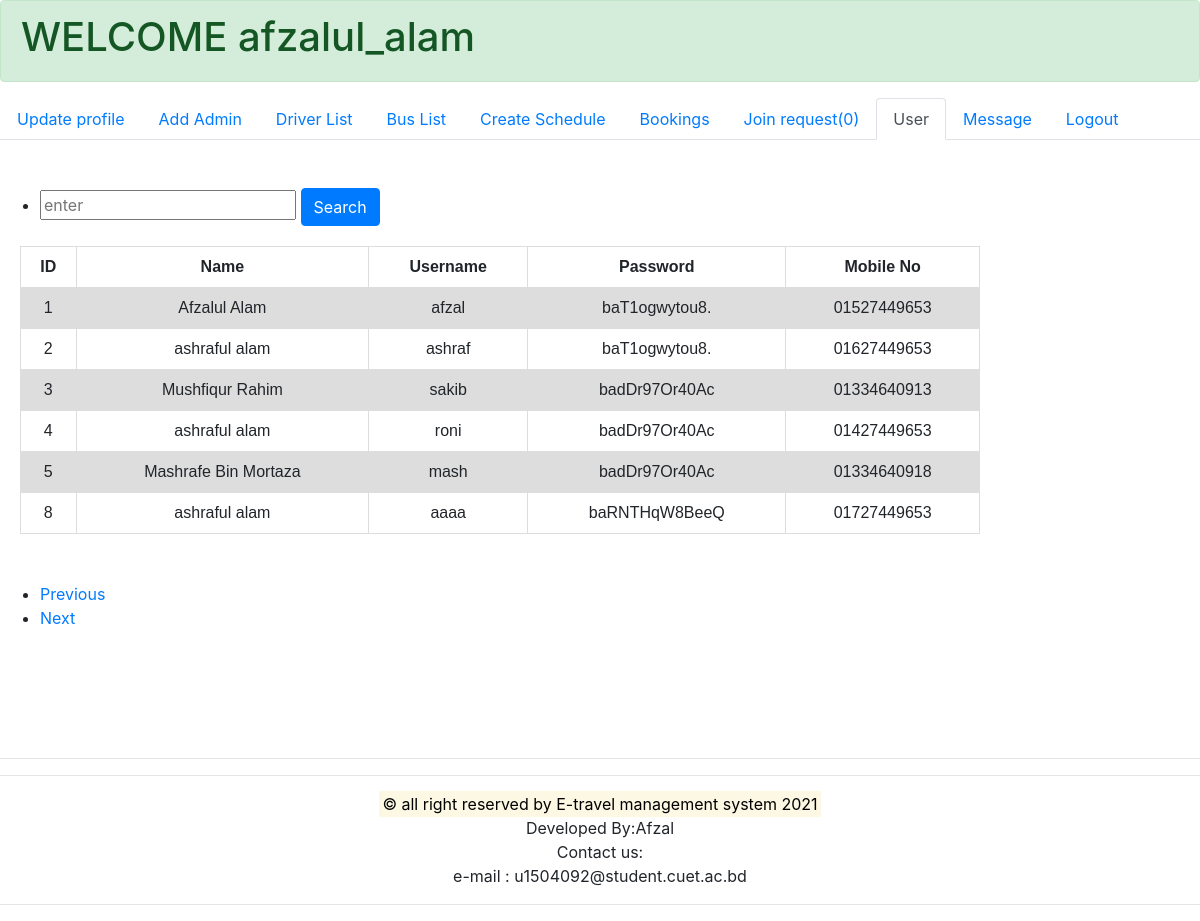
Page /admin_user_no.php (signed in) on the committed database.
### tables this page shows
CREATE TABLE `user` (
  `user_id` int(10) NOT NULL,
  `name` varchar(255) NOT NULL,
  `username` varchar(255) NOT NULL,
  `password` varchar(255) NOT NULL,
  `mobile_no` varchar(13) NOT NULL,
  `account_status` int(1) NOT NULL
);

### function/common_function.php (called while the page is built, shortened)
<?php
    $record=10;
    $session_admin_username='etravel_admin_username';
?>

### function/admin_function.php (the view, shortened to what this page needs)
<?php
    include "function/common_function.php";
   function get_admin_session_name()
   {
       global $session_admin_username;
       return $_SESSION[$session_admin_username];
   }
    function total_request()
    {
        global $connection;
        $query="select * from user where account_status=0";
        $result=mysqli_query($connection,$query);
        return mysqli_num_rows($result);
    }
    function read_user($page)
    {
        global $connection,$record;
        $page*=$record;
        $query="select * from user where account_status=1 limit $page,$record ";
        $read_result=mysqli_query($connection,$query);
        fetch_row_user_list($read_result);
    }
    function fetch_row_user_list($read_result)
    {
        echo '<table border="1" width=60%>
         <tr>
            <th>ID</th>
            <th>Name</th>
            <th>Username</th>
            <th>Password</th>
            <th>Mobile No</th>
        </tr>';
        while ($row = mysqli_fetch_row($read_result))
        {
            echo '
            <tr>
                <td>'.$row[0].'</td>
                <td>'.$row[1].'</td>
                <td>'.$row[2].'</td>
                <td>'.$row[3].'</td>
                <td>'.$row[4].'</td>
            </tr>';
        }
        echo'</table><br><br>';
    }
    function admin_navbar($active)
    {
        $join_request=total_request();
        $admin_username=get_admin_session_name();
        echo '<div class="alert alert-success" role="alert" text-align:center>
        <h1>WELCOME '.$admin_username.'</h1>
        </div>
        <ul class="nav nav-tabs">
          <li class="nav-item">
            <a class="nav-link '.$active[0].'" href="admin_update.php">Update profile</a>
          </li>
          <li class="nav-item">
            <a class="nav-link '.$active[1].'" href="admin_sign_up.php">Add Admin</a>
          </li>
          <li class="nav-item">
            <a class="nav-link '.$active[2].'"  href="driver_list.php">Driver List</a>
          </li>
          <li class="nav-item">
            <a class="nav-link '.$active[3].'"  href="bus_list.php">Bus List</a>
          </li>
          <li class="nav-item">
            <a class="nav-link '.$active[4].'"  href="admin_schedule.php">Create Schedule</a>
          </li>
          <li class="nav-item">
            <a class="nav-link '.$active[5].'"  href="admin_bookings.php">Bookings</a>
          </li>
          <li class="nav-item">
            <a class="nav-link '.$active[6].'"  href="admin_user_join_request.php">Join request('.$join_request.')</a>
          </li>
          <li class="nav-item">
            <a class="nav-link '.$active[7].'"  href="admin_user_no.php">User</a>
          </li>
         <li class="nav-item">
            <a class="nav-link '.$active[8].'"  href="admin_feedback.php">Message</a>
          </li>
          <li class="nav-item">
            <a class="nav-link" href="admin_logout.php">Logout</a>
          </li>
        </ul>
        <br><br>';
    }
?>

### header_footer/header.php (style rules this page uses)
table { font-family: arial, sans-serif; border-collapse: collapse; width: 80%; margin-top:20px ; margin-left:20px }
td, th { border: 1px solid #dddddd; text-align: left; padding: 8px; text-align: center; }
tr:nth-child(even) { background-color: #dddddd; }

### rows in the picture
user: user_id "1", name "Afzalul Alam", username "afzal", password "baT1ogwytou8.", mobile_no "01527449653"
user: user_id "2", name "ashraful alam", username "ashraf", password "baT1ogwytou8.", mobile_no "01627449653"
user: user_id "3", name "Mushfiqur Rahim", username "sakib", password "badDr97Or40Ac", mobile_no "01334640913"
user: user_id "4", name "ashraful alam", username "roni", password "badDr97Or40Ac", mobile_no "01427449653"
user: user_id "5", name "Mashrafe Bin Mortaza", username "mash", password "badDr97Or40Ac", mobile_no "01334640918"
user: user_id "8", name "ashraful alam", username "aaaa", password "baRNTHqW8BeeQ", mobile_no "01727449653"

### other values in the picture
$admin_username "afzalul_alam"
$join_request "0"
